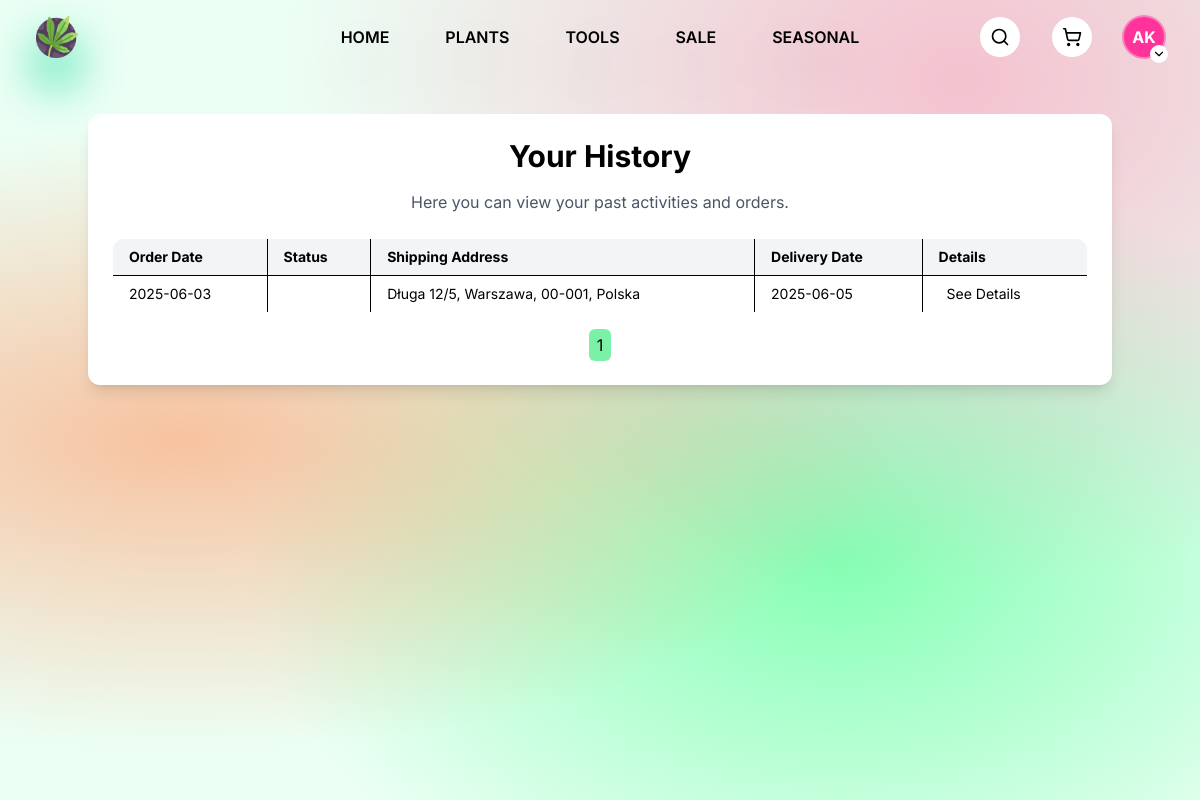
The page /pages/history/index.php?type=list&page=1 (signed in) on the database as committed earlier.
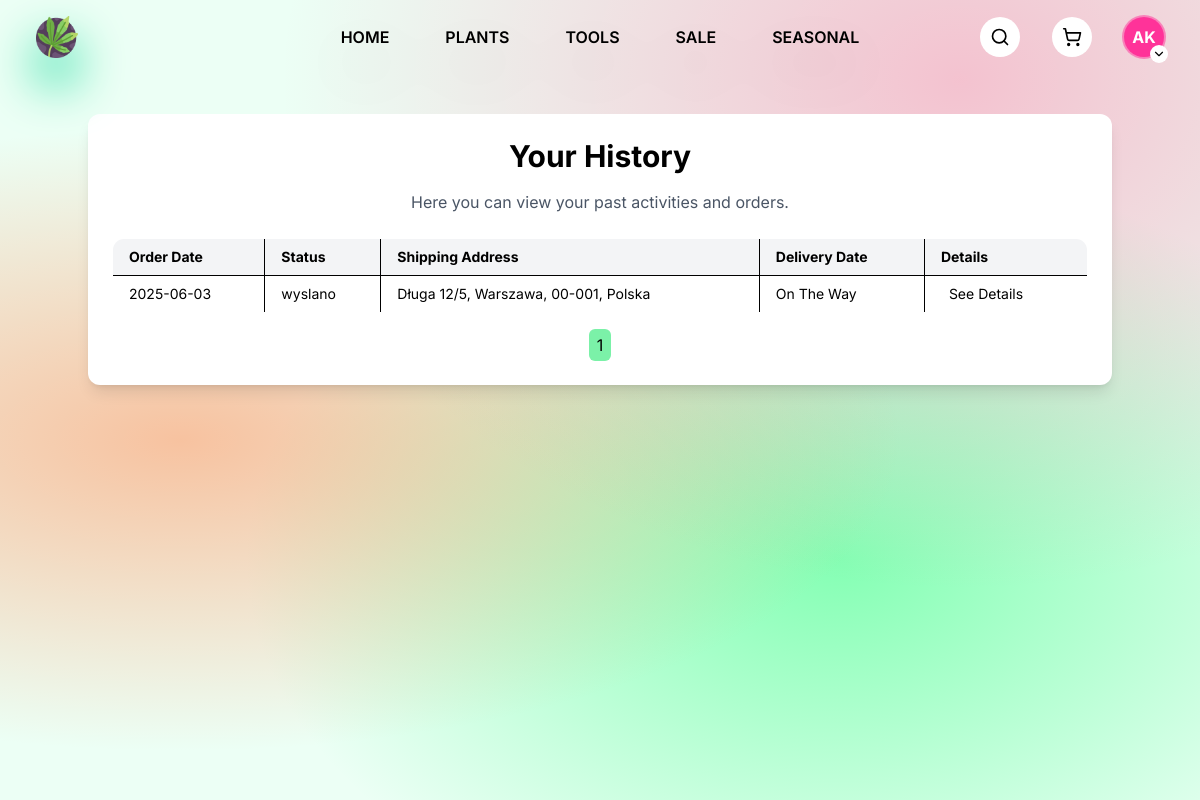
The same page on the database as committed later.
### tables this page shows
CREATE TABLE `orders` (
  `order_id` int NOT NULL,
  `order_date` date NOT NULL,
  `status` enum('dostarczono','wyslano') DEFAULT NULL,
  `shipping_address_id` int DEFAULT NULL,
  `delivery_date` date DEFAULT NULL,
  `user_id` int NOT NULL
);

CREATE TABLE `shipping_address` (
  `shipping_address_id` int NOT NULL,
  `street` varchar(255) NOT NULL,
  `building_number` varchar(10) NOT NULL,
  `apartment_number` varchar(10) DEFAULT NULL,
  `city` varchar(100) NOT NULL,
  `postal_code` varchar(20) DEFAULT NULL,
  `country` varchar(100) DEFAULT NULL
);

### pages/history/index.php (the view, shortened to what this page needs)
<?php
require_once __DIR__ . '/../../php/db.php';
$user = null;
if (isset($_SESSION['user_id'])) {
    $user_id = $_SESSION['user_id'];
    $stmt = $db_o->prepare("SELECT * FROM users WHERE user_id = ?");
    $stmt->bind_param("i", $user_id);
    $stmt->execute();
    $result = $stmt->get_result();
    if ($result->num_rows > 0) {
        $user = $result->fetch_assoc();
    }
}
if (isset($_GET['page']) && is_numeric($_GET['page'])) {
    $pg = (int)$_GET['page'];
    $offset = ($pg - 1) * 10;
} else {
    $pg = 1;
}
$stmt = $db_o->prepare('SELECT orders.order_date, orders.status, shipping_address.street, shipping_address.building_number, shipping_address.apartment_number, shipping_address.city, shipping_address.postal_code, shipping_address.country, IF(orders.delivery_date IS NOT NULL, orders.delivery_date, "On The Way") as "status_dostawy", orders.order_id from orders inner join shipping_address on orders.shipping_address_id = shipping_address.shipping_address_id WHERE orders.user_id = ? ORDER BY orders.order_date DESC LIMIT 10 OFFSET ?');
$stmt->bind_param('ii', $user['user_id'], $offset);
$stmt->execute();
$result = $stmt->get_result();
?>
<!DOCTYPE html>
<html lang="en">
<head>
    <link rel="stylesheet" href="./styles.css" />
    <script src="https://unpkg.com/@tailwindcss/browser@4.1.7"></script>
</head>
<body class="font-[Inter]">
    <div class="relative h-dvh">
        <div class="primary-radial-background absolute inset-0 -z-[1]"></div>
        <nav class="px-[3vw] py-4 grid place-items-center grid-cols-3">
            <div class="justify-self-start">
                <a href="../home/index.php" class="drop-shadow-2xl drop-shadow-emerald-400 transition duration-200 hover:drop-shadow-lime-400">
                    <img src="../../public/images/icon.png" alt="growzone icon" width="42" />
                </a>
            </div>
            <div class="justify-self-center flex gap-10 font-semibold uppercase drop-shadow-2xl">
                <a href="../home/index.php" class="hover:text-white transition-colors rounded-lg hover:bg-black px-2 py-1">Home</a>
                <a href="../search/index.php" class="hover:text-white transition-colors rounded-lg hover:bg-black px-2 py-1">Plants</a>
                <a href="../search/index.php" class="hover:text-white transition-colors rounded-lg hover:bg-black px-2 py-1">Tools</a>
                <a href="../search/index.php" class="hover:text-white transition-colors rounded-lg hover:bg-black px-2 py-1">Sale</a>
                <a href="../search/index.php" class="hover:text-white transition-colors rounded-lg hover:bg-black px-2 py-1">Seasonal</a>
            </div>
            <div class="justify-self-end flex gap-8">
                <a href="../search/index.php" class="size-10 p-2.5 grid place-items-center bg-white rounded-full cursor-pointer transition hover:bg-black hover:*:stroke-white">
                    <i data-lucide="search" class="size-full transition"></i>
                </a>
                <a href="../cart/index.php" class="size-10 p-2.5 grid place-items-center bg-white rounded-full cursor-pointer transition hover:bg-black hover:*:stroke-white">
                    <i data-lucide="shopping-cart" class="size-full transition"></i>
                </a>
                <div class="relative group">
                    <button class="size-10 cursor-pointer relative">
                        <span class="avatar [--primary:var(--color-neutral-300)] bg-[var(--primary)] ring-2 ring-[var(--primary)]/50 animate-pulse font-bold text-white size-full rounded-full grid place-items-center" data-first-name="<?= htmlspecialchars($user['first_name']) ?>" data-last-name="<?= htmlspecialchars($user['last_name']) ?>">-</span>
                        <div class="absolute bg-white p-0.5 rounded-full grid place-items-center -bottom-1.5 -right-1">
                            <i data-lucide="chevron-down" class="size-[14px]"></i>
                        </div>
                    </button>
                </div>
            </div>
        </nav>
    <?php if($result->num_rows == 0) : ?>
        <div class="flex justify-center items-center mt-10 px-4">
            <div class="bg-white rounded-xl shadow-lg p-6 w-full max-w-5xl">
                <h1 class="text-3xl font-bold text-center mb-4">Your History</h1>
                <p class="text-center text-gray-600 mb-6">You have no orders.</p>
            </div>
        </div>
    <?php elseif(isset($_GET['type']) && $_GET['type'] == 'list' && $result->num_rows > 0) : ?>
    <div class="flex justify-center items-center mt-10 px-4">
        <div class="bg-white rounded-xl shadow-lg p-6 w-full max-w-5xl">
            <h1 class="text-3xl font-bold text-center mb-4">Your History</h1>
            <p class="text-center text-gray-600 mb-6">Here you can view your past activities and orders.</p>
            <div class="overflow-x-auto">
                <table class="table-auto w-full border border-neutral-700 text-sm text-left rounded-xl overflow-hidden">
                    <thead class="bg-gray-100">
                        <tr>
                            <th class="border border-black px-4 py-2">Order Date</th>
                            <th class="border border-black px-4 py-2">Status</th>
                            <th class="border border-black px-4 py-2">Shipping Address</th>
                            <th class="border border-black px-4 py-2">Delivery Date</th>
                            <th class="border border-black px-4 py-2">Details</th>
                        </tr>
                    </thead>
                    <tbody>
                        <?php
                        while ($row = $result->fetch_row()) {
                            echo '<tr>';
                            echo '<td class="border border-black px-4 py-2">' . htmlspecialchars($row[0]) . '</td>';
                            echo '<td class="border border-black px-4 py-2">' . htmlspecialchars($row[1]) . '</td>';
                            echo '<td class="border border-black px-4 py-2">' .
                                htmlspecialchars($row[2]) . ' ' . htmlspecialchars($row[3]) .
                                (isset($row[4]) ? '/' . htmlspecialchars($row[4]) : '') . ', ' .
                                htmlspecialchars($row[5]) . ', ' . htmlspecialchars($row[6]) . ', ' . htmlspecialchars($row[7]) .
                                '</td>';
                            echo '<td class="border border-black px-4 py-2">' . htmlspecialchars($row[8]) . '</td>';
                            echo '<td class="border border-black px-4 py-2"><a href="index.php?type=details&dtid=' . $row[9] . '" class="hover:text-black transition-colors rounded-lg hover:bg-gray-200 px-2 py-1">See Details</a></td>';
                            echo '</tr>';
                        }
                        ?>
                    </tbody>
                </table>
            </div>
            <div class="mt-4 flex justify-center">
                <?php
                $stmt = $db_o->prepare('SELECT COUNT(*) FROM orders WHERE user_id = ?');
                $stmt->bind_param('i', $user['user_id']);
                $stmt->execute();
                $count_result = $stmt->get_result();
                $total_orders = $count_result->fetch_row()[0];
                $total_pages = ceil($total_orders / 10);
                for ($i = 1; $i <= $total_pages; $i++) {
                    if ($i == $pg) {
                        echo '<span class="px-2 py-1 bg-green-300 rounded-md">' . $i . '</span> ';
                    } else {
                        echo '<a href="index.php?type=list&page=' . $i . '" class="px-2 py-1 bg-gray-200 rounded-md hover:bg-gray-300 transition">' . $i . '</a> ';
                    }
                }
                ?>
            </div>
        </div>
    <?php endif; ?>
</body>
</html>

### pages/history/styles.css (style rules this page uses)
.primary-radial-background { background: hsl(150 100% 96.2%); background-image: radial-gradient( at 80% 10%, hsla(341 100% 70.2% / 0.4) 0, transparent 50% ), radial-gradient(at 15% 55%, hsla(20 100% 70.2% / 0.6) 0, transparent 50%), radial-gradient(at 70% 70%, hsla(143 100% 70.2% / 0.78) 0, transparent 50%); }

Rows that differ between the two databases and show on the page:
changed orders "Długa": status (not shown) → "wyslano"; row "2025-06-05" → "On The Way"
